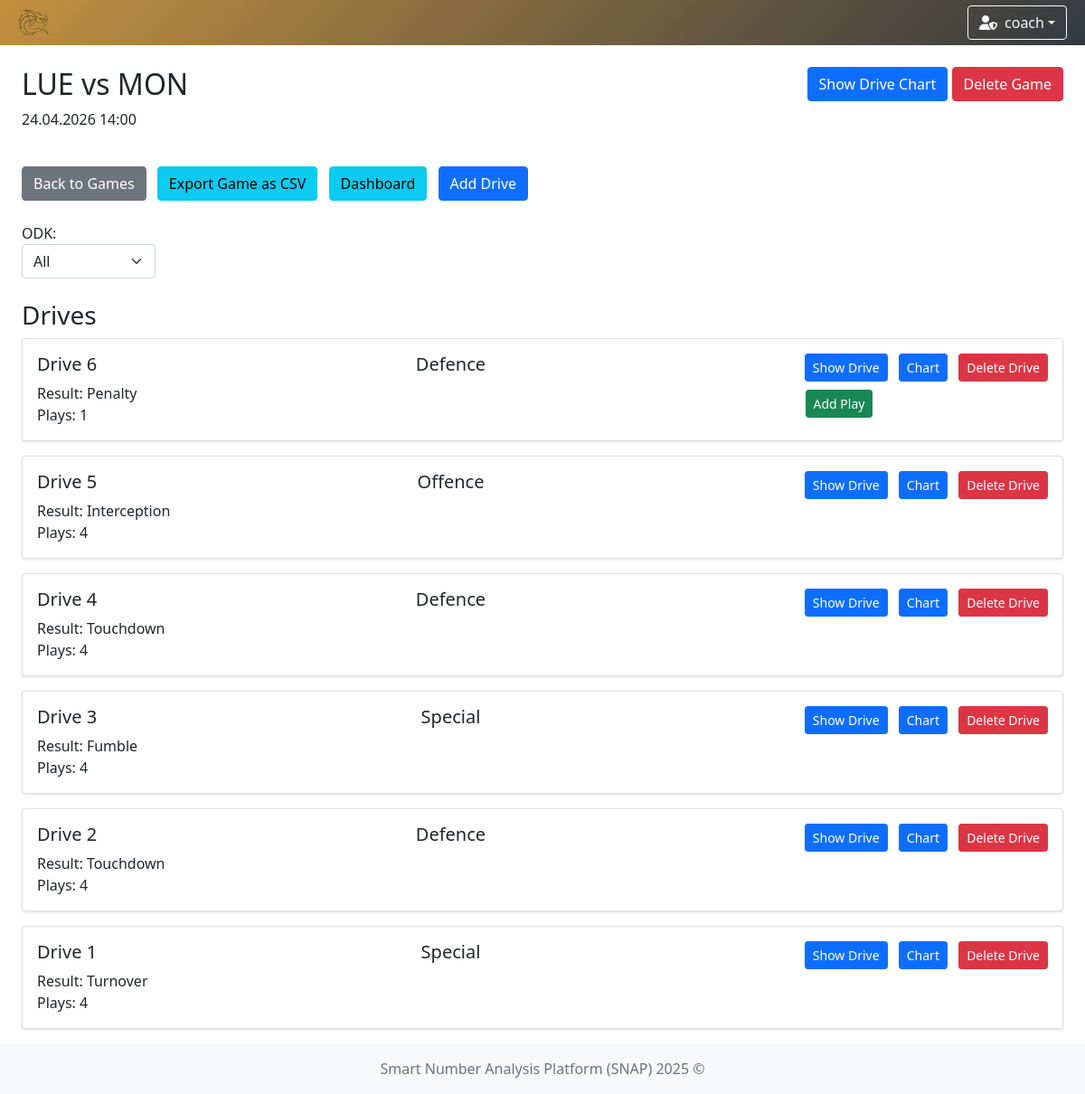
The app's page /games/3 (signed in) with its own data.
### app/models/team.py (models this page shows)
class TeamModel(db.Model):
    __tablename__ = 'teams'
    id = db.Column(db.Integer, primary_key=True)
    name = db.Column(db.String(100), nullable=False, unique=True)  # prevent duplicate team names
    icon = db.Column(db.String(300), nullable=False)  # longer path for future-proofing
    primary_color = db.Column(db.String(20), nullable=False)
    secondary_color = db.Column(db.String(20), nullable=False)

### app/models/user.py (models this page shows)
class UserModel(db.Model, UserMixin):
    __tablename__ = 'user'
    id = db.Column(db.Integer, primary_key=True)
    username = db.Column(db.String(80), unique=True, nullable=False)
    password = db.Column(db.String(120), nullable=False)
    role = db.Column(db.String(10), nullable=False, default='user')
    team_id = db.Column(db.Integer, db.ForeignKey('teams.id'))
    team = db.relationship('TeamModel', backref='users')

### app/models/game.py (models this page shows, shortened)
class GameModel(db.Model):
    __tablename__ = 'game'
    id: int = db.Column(db.Integer, primary_key=True)
    name: str = db.Column(db.String(100), nullable=False)
    date: datetime = db.Column(db.DateTime, nullable=False, index=True)
    time: str = db.Column(db.String(20), nullable=False)
    home_team_id: Optional[int] = db.Column(db.Integer, db.ForeignKey('teams.id'), nullable=True, index=True)
    away_team_id: Optional[int] = db.Column(db.Integer, db.ForeignKey('teams.id'), nullable=True, index=True)
    home_team = db.relationship('TeamModel', foreign_keys=[home_team_id], lazy=True)
    away_team = db.relationship('TeamModel', foreign_keys=[away_team_id], lazy=True)
    drives = db.relationship('DriveModel', backref='game', lazy=True, cascade='all, delete-orphan')
    @classmethod
    def get_by_id(cls, game_id: int) -> Optional['GameModel']:
        return cls.query.get_or_404(game_id)

### app/models/drive.py (models this page shows, shortened)
class DriveModel(db.Model):
    __tablename__ = 'drive'
    id = db.Column(db.Integer, primary_key=True)
    game_id = db.Column(db.Integer, db.ForeignKey('game.id'), nullable=False)
    result = db.Column(db.String(50))
    ended = db.Column(db.Boolean, default=False)
    plays = db.relationship('PlayModel', backref='drive', lazy=True, cascade='all, delete-orphan')

### app/controllers/game.py (the view)
    @login_required
    def game_detail(self, game_id: int) -> str:
        game = GameModel.get_by_id(game_id)
        return render_template(template_name_or_list='game/game_detail.html', game=game)

### app/controllers/user.py (called while the page is built)
    @staticmethod
    def load_user(user_id):
        return UserModel.query.get(int(user_id))

### run.py (called while the page is built)
    def _inject_context(self) -> None:
        @self.app.context_processor
        def inject_teams() -> dict:
            try:
                teams = TeamModel.query.all()
                return dict(teams=teams)
            except Exception as e:
                print(f"[!] Error injecting teams: {str(e)} ({type(e).__name__})")
                return dict(teams=[])

### app/templates/game/game_detail.html (shortened to what this page needs)
{% extends "system/base.html" %}
{% block content %}
<div class="row mb-4">
    <div class="col">
        <h2>{{ game.name }}</h2>
        <p>{{ game.date.strftime('%d.%m.%Y') }} {{ game.time }}</p>
    </div>
    <div class="col text-end">
        <a href="{{ url_for('drive_chart', game_id=game.id) }}" class="btn btn-primary">Show Drive Chart</a>
        {% if current_user.role == 'admin' %}
        <form action="{{ url_for('delete_game', game_id=game.id) }}" method="POST" class="d-inline">
            <button type="submit" class="btn btn-danger"
                    onclick="return confirm('Are you sure you want to delete this game?')">Delete Game</button>
        </form>
        {% else %}
        <button class="btn btn-secondary" disabled>Delete Game</button>
        {% endif %}
    </div>
</div>
<div class="row mb-4">
    <div class="col">
        <form action="{{ url_for('add_drive', game_id=game.id) }}" method="POST">
            <a href="{{ url_for('game_options') }}" class="btn btn-secondary">Back to Games</a>
            <a href="{{ url_for('export_game', game_id=game.id) }}" class="btn btn-info">Export Game as CSV</a>
            <a href="{{ url_for('dashboard', game_id=game.id) }}" class="btn btn-info">Dashboard</a>
            <button type="submit" class="btn btn-primary">Add Drive</button>
        </form>
    </div>
</div>
			<div class="d-flex mb-3">
				<div class="me-3">
				<label for="Odk" >ODK:</label>
				<select name="Odk" id="Odk" class="form-select mb-2">
					<option value="" selected >All</option>
				</select>
        </div>
    </div>
<div class="row">
    <div class="col">
        <h3>Drives</h3>
		<div id=drive-wrapper>
			{%include 'game/partials/_drive_rows.html' %}
		</div>
    </div>
</div>
{% endblock %}

### app/templates/system/base.html (shortened to what this page needs)
<!DOCTYPE html>
<html lang="en">
<head>
    <link href="https://cdn.jsdelivr.net/npm/bootstrap@5.1.3/dist/css/bootstrap.min.css" rel="stylesheet"/>
    <link rel="stylesheet" href="https://cdn.jsdelivr.net/npm/bootstrap-icons@1.11.3/font/bootstrap-icons.css"/>
    <link rel="stylesheet" href="https://cdnjs.cloudflare.com/ajax/libs/font-awesome/6.5.0/css/all.min.css"/>
    <link href="https://cdn.jsdelivr.net/npm/select2@4.1.0-rc.0/dist/css/select2.min.css" rel="stylesheet"/>
    <link href="https://cdn.jsdelivr.net/npm/select2-bootstrap-5-theme@1.3.0/dist/select2-bootstrap-5-theme.min.css" rel="stylesheet"/>
    <link href="https://cdn.datatables.net/1.13.6/css/dataTables.bootstrap5.min.css" rel="stylesheet"/>
    <link rel="stylesheet" href="https://cdn.datatables.net/fixedcolumns/4.3.0/css/fixedColumns.bootstrap5.min.css"/>
    <link rel="stylesheet" href="{{ url_for('static', filename='styles.css') }}"/>
</head>
<body class="{% block body_class %}{% endblock %}">
{% if current_user.is_authenticated %}
    {% set ns = namespace(navbar_color='background: linear-gradient(135deg, #4b6cb7, #182848);', team_found=False) %}
    {% if current_user.team %}
        {% set ns.navbar_color = 'background: linear-gradient(135deg, ' ~ current_user.team.primary_color ~ ', #343a40);' %}
        {% set ns.team_found = True %}
    {% endif %}
    <nav class="navbar navbar-expand-lg navbar-dark" style="{{ ns.navbar_color }}">
        <div class="container-fluid position-relative">
            <a class="navbar-brand d-flex align-items-center" href="{{ url_for('index') }}">
                {% if current_user.team and ns.team_found %}
                    <img class="team-logo" src="{{ current_user.team.icon }}" alt="{{ current_user.team.name }} logo"/>
                {% else %}
                    <a href="{{ url_for('game_options') }}" class="btn btn-outline-light me-2" title="Home">
                        <i class="fas fa-home"></i>
                    </a>
                {% endif %}
            </a>
            <div class="ms-auto d-flex align-items-center">
                <div class="dropdown me-2">
                    <button class="btn btn-outline-light dropdown-toggle d-flex align-items-center" type="button"
                            id="userDropdown" data-bs-toggle="dropdown" aria-expanded="false">
                        {% if current_user.role == 'admin' %}
                            <i class="fas fa-user-shield me-2"></i>
                        {% else %}
                            <i class="fas fa-user me-2"></i>
                        {% endif %}
                        {{ current_user.username }}
                    </button>
                </div>
            </div>
        </div>
    </nav>
{% endif %}
<div class="content-wrapper">
    <div class="container-fluid mt-4 px-4">
        <div id="toast-container" class="toast-container position-fixed bottom-0 end-0 p-3" style="z-index: 1100;">
        </div>
        {% block content %}{% endblock %}
    </div>
</div>
<footer class="footer mt-auto py-3 bg-light">
    <div class="container text-center">
        <span class="text-muted">Smart Number Analysis Platform (SNAP) 2025 ©</span>
    </div>
</footer>
</body>
</html>

### app/templates/game/partials/_drive_rows.html
{% for drive in game.drives|sort(attribute='id', reverse=True) %}
    <div class="card mb-3">
        <div class="card-body">
            <div class="d-flex justify-content-between align-items-start">
                <h5 class="card-title">Drive {{ loop.revindex }}</h5>
                {% if drive.plays | length > 0 %}
                    {% if drive.plays[0].odk == "O" %}
                        <h5 class="card-title">Offence</h5>
                    {% elif drive.plays[0].odk == "D" %}
                        <h5 class="card-title">Defence</h5>
                    {% elif drive.plays[0].odk == "K" %}
                        <h5 class="card-title">Special</h5>
                    {% else %}
                        <h5 class="card-title">Unknown play type: {{ drive.plays[0].odk }}</h5>
                    {% endif %}
                {% endif %}
                <div>
                    <a href="{{ url_for('drive_detail', drive_id=drive.id) }}" class="btn btn-sm btn-primary">Show
                        Drive</a>
                    <a href="{{ url_for('drive_play_chart', game_id=game.id, drive_id=drive.id) }}"
                       class="btn btn-sm btn-primary" , style="margin-right: 0.5rem;">Chart</a>
                    {% if current_user.role == 'admin' %}
                        <form action="{{ url_for('delete_drive', drive_id=drive.id) }}" method="POST" class="d-inline">
                            <button type="submit" class="btn btn-sm btn-danger"
                                    onclick="return confirm('Are you sure you want to delete this drive?')">Delete Drive
                            </button>
                        </form>
                    {% else %}
                        <button class="btn btn-sm btn-secondary" disabled>Delete Drive</button>
                    {% endif %}
                </div>
            </div>
            <div class="d-flex justify-content-between align-items-center">
                <div class="card-text mb-0">
                    Result: {{ drive.result or 'In Progress' }}<br>
                    Plays: {{ drive.plays|length }}
                </div>
                {% if not drive.ended %}
                    <a href="{{ url_for('add_play', drive_id=drive.id) }}" class="btn btn-sm btn-success ms-auto"
                       style="margin-right: 12.1rem;">Add Play</a>
                {% endif %}
            </div>
        </div>
    </div>
{% else %}
    <div class="alert alert-secondary text-center" role="alert">
        <i class="bi bi-info-circle me-2"></i>
        No drives found for this filter.
    </div>
{% endfor %}

### app/static/styles.css (style rules this page uses)
.navbar { transition: background-color 0.5s ease; height: 50px; }
.team-logo { animation: fadeIn 0.5s ease, pulse 1s ease-in-out; width: 50px; height: auto; }
html, body { height: 100%; margin: 0; padding: 0; }
body { display: flex; flex-direction: column; min-height: 100vh; }
.content-wrapper { flex: 1 0 auto; }
.footer { flex-shrink: 0; background-color: #f8f9fa; padding: 1rem 0; margin-top: auto; }
.card { position: relative; z-index: 1; margin-bottom: 1rem; box-shadow: 0 1px 3px rgba(0,0,0,0.12); }
.btn + .btn { margin-left: 0.5rem; }

### records on screen
TeamModel: team.icon (picture)
UserModel: username "coach"
GameModel: name "LUE vs MON", date "24.04.2026", time "14:00"
DriveModel: shows "Defence", result "Penalty", plays|length "1"
DriveModel: shows "Offence", result "Interception", plays|length "4"
DriveModel: shows "Defence", result "Touchdown", plays|length "4"
DriveModel: shows "Special", result "Fumble", plays|length "4"
DriveModel: shows "Defence", result "Touchdown", plays|length "4"
DriveModel: shows "Special", result "Turnover", plays|length "4"
